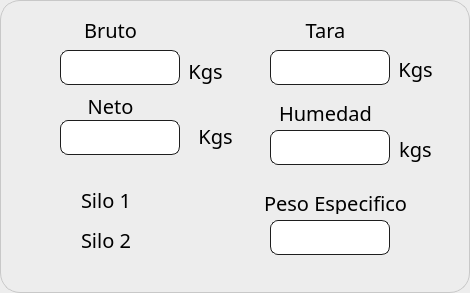
     <widget class="QFrame" name="frame">
      <property name="geometry">
       <rect>
        <x>670</x>
        <y>220</y>
        <width>470</width>
        <height>293</height>
       </rect>
      </property>
      <property name="autoFillBackground">
       <bool>false</bool>
      </property>
      <property name="styleSheet">
       <string notr="true">font:16px &quot;Bahnschrift&quot;;
border-width:1px;
border-color:rgb(200, 200, 200);
background:rgb(237, 237, 237);
border-style:solid;
border-radius:20px;</string>
      </property>
      <property name="frameShape">
       <enum>QFrame::StyledPanel</enum>
      </property>
      <property name="frameShadow">
       <enum>QFrame::Raised</enum>
      </property>
      <property name="lineWidth">
       <number>3</number>
      </property>
      <widget class="QLabel" name="Peso_Tara">
       <property name="geometry">
        <rect>
         <x>290</x>
         <y>14</y>
         <width>71</width>
         <height>31</height>
        </rect>
       </property>
       <property name="font">
        <font>
         <family>Bahnschrift</family>
         <pointsize>-1</pointsize>
         <weight>50</weight>
         <italic>false</italic>
         <bold>false</bold>
        </font>
       </property>
       <property name="styleSheet">
        <string notr="true">font:20px;
border-radius:0px;
background:transparent;
border-color: rgb(237, 237, 237);</string>
       </property>
       <property name="text">
        <string>Tara</string>
       </property>
       <property name="alignment">
        <set>Qt::AlignCenter</set>
       </property>
      </widget>
      <widget class="QLineEdit" name="Peso_Bruto_edit">
       <property name="geometry">
        <rect>
         <x>60</x>
         <y>50</y>
         <width>120</width>
         <height>35</height>
        </rect>
       </property>
       <property name="font">
        <font>
         <family>Bahnschrift</family>
         <pointsize>-1</pointsize>
         <weight>50</weight>
         <italic>false</italic>
         <bold>false</bold>
        </font>
       </property>
       <property name="styleSheet">
        <string notr="true">font:16px;
border-width:1px;
border-color:rgb(30,30,30);
border-style:solid;
border-radius:8px;
background:white;
</string>
       </property>
      </widget>
      <widget class="QLineEdit" name="Peso_Tara_edit">
       <property name="geometry">
        <rect>
         <x>270</x>
         <y>50</y>
         <width>120</width>
         <height>35</height>
        </rect>
       </property>
       <property name="font">
        <font>
         <family>Bahnschrift</family>
         <pointsize>-1</pointsize>
         <weight>50</weight>
         <italic>false</italic>
         <bold>false</bold>
        </font>
       </property>
       <property name="styleSheet">
        <string notr="true">font:16px;
border-width:1px;
border-color:rgb(30,30,30);
border-style:solid;
border-radius:8px;
background:white;
</string>
       </property>
      </widget>
      <widget class="QLabel" name="Peso_Bruto">
       <property name="geometry">
        <rect>
         <x>70</x>
         <y>14</y>
         <width>81</width>
         <height>31</height>
        </rect>
       </property>
       <property name="font">
        <font>
         <family>Bahnschrift</family>
         <pointsize>-1</pointsize>
         <weight>50</weight>
         <italic>false</italic>
         <bold>false</bold>
        </font>
       </property>
       <property name="styleSheet">
        <string notr="true">font:20px;
border-radius:0px;
background:transparent;
border-color: rgb(237, 237, 237);</string>
       </property>
       <property name="text">
        <string>Bruto</string>
       </property>
       <property name="alignment">
        <set>Qt::AlignCenter</set>
       </property>
      </widget>
      <widget class="QLineEdit" name="Humedad_edit">
       <property name="geometry">
        <rect>
         <x>270</x>
         <y>130</y>
         <width>120</width>
         <height>35</height>
        </rect>
       </property>
       <property name="styleSheet">
        <string notr="true">font:16px;
border-width:1px;
border-color:rgb(30,30,30);
border-style:solid;
border-radius:8px;
background:white;
</string>
       </property>
      </widget>
      <widget class="QLabel" name="Humedad">
       <property name="geometry">
        <rect>
         <x>270</x>
         <y>100</y>
         <width>111</width>
         <height>25</height>
        </rect>
       </property>
       <property name="font">
        <font>
         <family>Bahnschrift</family>
         <pointsize>-1</pointsize>
         <weight>50</weight>
         <italic>false</italic>
         <bold>false</bold>
        </font>
       </property>
       <property name="styleSheet">
        <string notr="true">font:20px;
border-radius:0px;
background:transparent;
border-color: rgb(237, 237, 237);</string>
       </property>
       <property name="text">
        <string>Humedad</string>
       </property>
       <property name="alignment">
        <set>Qt::AlignCenter</set>
       </property>
      </widget>
      <widget class="QLabel" name="Ton_1">
       <property name="geometry">
        <rect>
         <x>170</x>
         <y>55</y>
         <width>71</width>
         <height>31</height>
        </rect>
       </property>
       <property name="font">
        <font>
         <family>Bahnschrift</family>
         <pointsize>-1</pointsize>
         <weight>50</weight>
         <italic>false</italic>
         <bold>false</bold>
        </font>
       </property>
       <property name="styleSheet">
        <string notr="true">font:20px;
border-radius:0px;
background:transparent;
border-color: rgb(237, 237, 237);</string>
       </property>
       <property name="text">
        <string>Kgs</string>
       </property>
       <property name="alignment">
        <set>Qt::AlignCenter</set>
       </property>
      </widget>
      <widget class="QLabel" name="Ton_2">
       <property name="geometry">
        <rect>
         <x>380</x>
         <y>53</y>
         <width>71</width>
         <height>31</height>
        </rect>
       </property>
       <property name="font">
        <font>
         <family>Bahnschrift</family>
         <pointsize>-1</pointsize>
         <weight>50</weight>
         <italic>false</italic>
         <bold>false</bold>
        </font>
       </property>
       <property name="styleSheet">
        <string notr="true">font:20px;
border-radius:0px;
background:transparent;
border-color: rgb(237, 237, 237);</string>
       </property>
       <property name="text">
        <string>Kgs</string>
       </property>
       <property name="alignment">
        <set>Qt::AlignCenter</set>
       </property>
      </widget>
      <widget class="QLabel" name="Ton_3">
       <property name="geometry">
        <rect>
         <x>380</x>
         <y>133</y>
         <width>71</width>
         <height>31</height>
        </rect>
       </property>
       <property name="font">
        <font>
         <family>Bahnschrift</family>
         <pointsize>-1</pointsize>
         <weight>50</weight>
         <italic>false</italic>
         <bold>false</bold>
        </font>
       </property>
       <property name="styleSheet">
        <string notr="true">font:20px;
border-radius:0px;
background:transparent;
border-color: rgb(237, 237, 237);</string>
       </property>
       <property name="text">
        <string>kgs</string>
       </property>
       <property name="alignment">
        <set>Qt::AlignCenter</set>
       </property>
      </widget>
      <widget class="QRadioButton" name="Silo_1">
       <property name="geometry">
        <rect>
         <x>60</x>
         <y>180</y>
         <width>90</width>
         <height>40</height>
        </rect>
       </property>
       <property name="font">
        <font>
         <family>Bahnschrift</family>
         <pointsize>-1</pointsize>
         <weight>50</weight>
         <italic>false</italic>
         <bold>false</bold>
        </font>
       </property>
       <property name="styleSheet">
        <string notr="true">font:20px;
border-radius:0px;
background:transparent;
border-color: rgb(237, 237, 237);</string>
       </property>
       <property name="text">
        <string>Silo 1</string>
       </property>
      </widget>
      <widget class="QRadioButton" name="Silo_2">
       <property name="geometry">
        <rect>
         <x>60</x>
         <y>220</y>
         <width>90</width>
         <height>40</height>
        </rect>
       </property>
       <property name="font">
        <font>
         <family>Bahnschrift</family>
         <pointsize>-1</pointsize>
         <weight>50</weight>
         <italic>false</italic>
         <bold>false</bold>
        </font>
       </property>
       <property name="styleSheet">
        <string notr="true">font:20px;
border-radius:0px;
background:transparent;
border-color: rgb(237, 237, 237);</string>
       </property>
       <property name="text">
        <string>Silo 2</string>
       </property>
      </widget>
      <widget class="QLabel" name="Peso_Espe">
       <property name="geometry">
        <rect>
         <x>250</x>
         <y>190</y>
         <width>171</width>
         <height>25</height>
        </rect>
       </property>
       <property name="font">
        <font>
         <family>Bahnschrift</family>
         <pointsize>-1</pointsize>
         <weight>50</weight>
         <italic>false</italic>
         <bold>false</bold>
        </font>
       </property>
       <property name="styleSheet">
        <string notr="true">font:20px;
border-radius:0px;
background:transparent;
border-color: rgb(237, 237, 237);</string>
       </property>
       <property name="text">
        <string>Peso Especifico</string>
       </property>
       <property name="alignment">
        <set>Qt::AlignCenter</set>
       </property>
      </widget>
      <widget class="QLineEdit" name="Peso_Espe_edit">
       <property name="geometry">
        <rect>
         <x>270</x>
         <y>220</y>
         <width>120</width>
         <height>35</height>
        </rect>
       </property>
       <property name="font">
        <font>
         <family>Bahnschrift</family>
         <pointsize>-1</pointsize>
         <weight>50</weight>
         <italic>false</italic>
         <bold>false</bold>
        </font>
       </property>
       <property name="styleSheet">
        <string notr="true">font:16px;
border-width:1px;
border-color:rgb(30,30,30);
border-style:solid;
border-radius:8px;
background:white;
</string>
       </property>
      </widget>
      <widget class="QLineEdit" name="Peso_Neto_edit">
       <property name="geometry">
        <rect>
         <x>60</x>
         <y>120</y>
         <width>120</width>
         <height>35</height>
        </rect>
       </property>
       <property name="font">
        <font>
         <family>Bahnschrift</family>
         <pointsize>-1</pointsize>
         <weight>50</weight>
         <italic>false</italic>
         <bold>false</bold>
        </font>
       </property>
       <property name="styleSheet">
        <string notr="true">font:16px;
border-width:1px;
border-color:rgb(30,30,30);
border-style:solid;
border-radius:8px;
background:white;
</string>
       </property>
       <property name="readOnly">
        <bool>true</bool>
       </property>
      </widget>
      <widget class="QLabel" name="Peso_Neto">
       <property name="geometry">
        <rect>
         <x>70</x>
         <y>90</y>
         <width>81</width>
         <height>31</height>
        </rect>
       </property>
       <property name="font">
        <font>
         <family>Bahnschrift</family>
         <pointsize>-1</pointsize>
         <weight>50</weight>
         <italic>false</italic>
         <bold>false</bold>
        </font>
       </property>
       <property name="styleSheet">
        <string notr="true">font:20px;
border-radius:0px;
background:transparent;
border-color: rgb(237, 237, 237);</string>
       </property>
       <property name="text">
        <string>Neto</string>
       </property>
       <property name="alignment">
        <set>Qt::AlignCenter</set>
       </property>
      </widget>
      <widget class="QLabel" name="Ton_4">
       <property name="geometry">
        <rect>
         <x>180</x>
         <y>120</y>
         <width>71</width>
         <height>31</height>
        </rect>
       </property>
       <property name="font">
        <font>
         <family>Bahnschrift</family>
         <pointsize>-1</pointsize>
         <weight>50</weight>
         <italic>false</italic>
         <bold>false</bold>
        </font>
       </property>
       <property name="styleSheet">
        <string notr="true">font:20px;
border-radius:0px;
background:transparent;
border-color: rgb(237, 237, 237);</string>
       </property>
       <property name="text">
        <string>Kgs</string>
       </property>
       <property name="alignment">
        <set>Qt::AlignCenter</set>
       </property>
      </widget>
      <zorder>Ton_3</zorder>
      <zorder>Ton_2</zorder>
      <zorder>Ton_1</zorder>
      <zorder>Peso_Tara</zorder>
      <zorder>Peso_Bruto_edit</zorder>
      <zorder>Peso_Tara_edit</zorder>
      <zorder>Peso_Bruto</zorder>
      <zorder>Humedad_edit</zorder>
      <zorder>Humedad</zorder>
      <zorder>Silo_1</zorder>
      <zorder>Silo_2</zorder>
      <zorder>Peso_Espe</zorder>
      <zorder>Peso_Espe_edit</zorder>
      <zorder>Peso_Neto</zorder>
      <zorder>Ton_4</zorder>
      <zorder>Peso_Neto_edit</zorder>
     </widget>
